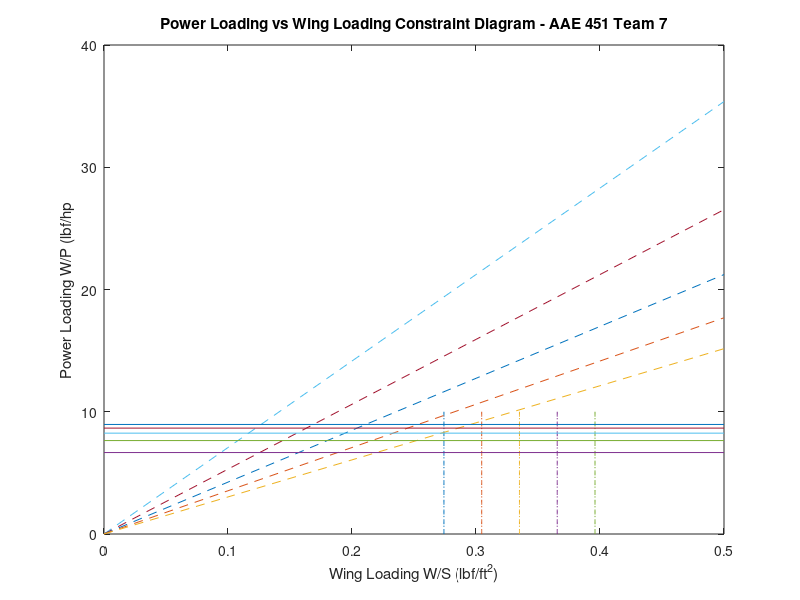

MATLAB code to generate this figure: (Note: this script raises an error after producing the figure.)
% AAE 451 Team 7
% Written by Cooper LeComp and John Papas Dennerline on 2022 09 09

figure(1);

MIN_X = 0;
MAX_X = .5;
MAX_Y = 10;


v_stall = 4; % m/s (<15ft/s)
p = 1.225; % kg/m^3
cl_max = [0.9, 1, 1.1, 1.2, 1.3]; % CL max value estimate

v_cruise = 15; % m/s
max_power = 100; % W
np = 0.75; % % power
cd0 = [0.015, 0.02, 0.025, 0.03, 0.035];

gamma = deg2rad(27.5);
l_d_max = [4, 6, 8, 10, 12];

g = 32.17405;

x_cd = MIN_X:0.1:MAX_X;
y_cd_a = x_cd .* ((max_power * np) / (.5 * p * 1.1 * v_cruise^3 * cd0(1))) * g;
y_cd_b = x_cd .* ((max_power * np) / (.5 * p * 1.1 * v_cruise^3 * cd0(2))) * g;
y_cd_c = x_cd .* ((max_power * np) / (.5 * p * 1.1 * v_cruise^3 * cd0(3))) * g;
y_cd_d = x_cd .* ((max_power * np) / (.5 * p * 1.1 * v_cruise^3 * cd0(4))) * g;
y_cd_e = x_cd .* ((max_power * np) / (.5 * p * 1.1 * v_cruise^3 * cd0(5))) * g;

y_ld_a = x_cd .* 0 + ((max_power * np) / (v_cruise * (1 / (0.866 * l_d_max(1)) + sin(gamma))));
y_ld_b = x_cd .* 0 + ((max_power * np) / (v_cruise * (1 / (0.866 * l_d_max(2)) + sin(gamma))));
y_ld_c = x_cd .* 0 + ((max_power * np) / (v_cruise * (1 / (0.866 * l_d_max(3)) + sin(gamma))));
y_ld_d = x_cd .* 0 + ((max_power * np) / (v_cruise * (1 / (0.866 * l_d_max(4)) + sin(gamma))));
y_ld_e = x_cd .* 0 + ((max_power * np) / (v_cruise * (1 / (0.866 * l_d_max(5)) + sin(gamma))));

y_cl = 0:0.1:MAX_Y;
x_cl_a = y_cl .* 0 + (.5 * p * v_stall^2 * cl_max(1)) / g;
x_cl_b = y_cl .* 0 + (.5 * p * v_stall^2 * cl_max(2)) / g;
x_cl_c = y_cl .* 0 + (.5 * p * v_stall^2 * cl_max(3)) / g;
x_cl_d = y_cl .* 0 + (.5 * p * v_stall^2 * cl_max(4)) / g;
x_cl_e = y_cl .* 0 + (.5 * p * v_stall^2 * cl_max(5)) / g;

plot( ...
    x_cl_a, y_cl,'-.', ...
    x_cl_b, y_cl,'-.', ...
    x_cl_c, y_cl,'-.', ...
    x_cl_d, y_cl,'-.', ...
    x_cl_e, y_cl,'-.', ...
    x_cd, y_cd_a, '--', ...
    x_cd, y_cd_b, '--', ...
    x_cd, y_cd_c, '--', ...
    x_cd, y_cd_d, '--', ...
    x_cd, y_cd_e, '--', ...
    x_cd, y_ld_a, '-', ...
    x_cd, y_ld_b, '-', ...
    x_cd, y_ld_c, '-', ...
    x_cd, y_ld_d, '-', ...
    x_cd, y_ld_e, '-');

xlabel('Wing Loading W/S (lbf/ft^2)');
ylabel('Power Loading W/P (lbf/hp');
title('Power Loading vs Wing Loading Constraint Diagram - AAE 451 Team 7');
labelset = "C_{L max} = " + cl_max;
labelset2 = "C_{D0} = " + cd0;
labelset3 = "L/D = " + l_d_max;
legend([labelset, labelset2, labelset3]);
grid on;
axis([MIN_X MAX_X 0 MAX_Y]);



